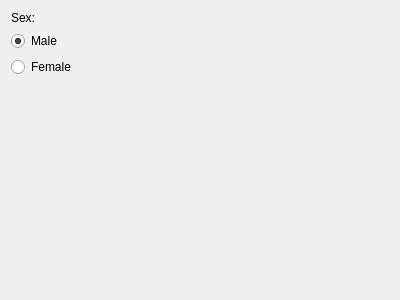
<?xml version="1.0" encoding="UTF-8"?>
<ui version="4.0">
 <class>SecondPage</class>
 <widget class="QWidget" name="SecondPage">
  <property name="geometry">
   <rect>
    <x>0</x>
    <y>0</y>
    <width>400</width>
    <height>300</height>
   </rect>
  </property>
  <property name="windowTitle">
   <string>Form</string>
  </property>
  <layout class="QGridLayout" name="gridLayout">
   <item row="0" column="0">
    <widget class="QLabel" name="sexLabel">
     <property name="text">
      <string>Sex:</string>
     </property>
    </widget>
   </item>
   <item row="1" column="0" colspan="2">
    <widget class="QRadioButton" name="maleRadioButton">
     <property name="text">
      <string>Male</string>
     </property>
     <property name="checked">
      <bool>true</bool>
     </property>
    </widget>
   </item>
   <item row="2" column="0" colspan="2">
    <widget class="QRadioButton" name="femaleRadioButton">
     <property name="text">
      <string>Female</string>
     </property>
    </widget>
   </item>
   <item row="3" column="1">
    <spacer name="verticalSpacer">
     <property name="orientation">
      <enum>Qt::Vertical</enum>
     </property>
     <property name="sizeHint" stdset="0">
      <size>
       <width>20</width>
       <height>201</height>
      </size>
     </property>
    </spacer>
   </item>
  </layout>
 </widget>
 <resources/>
 <connections/>
</ui>
